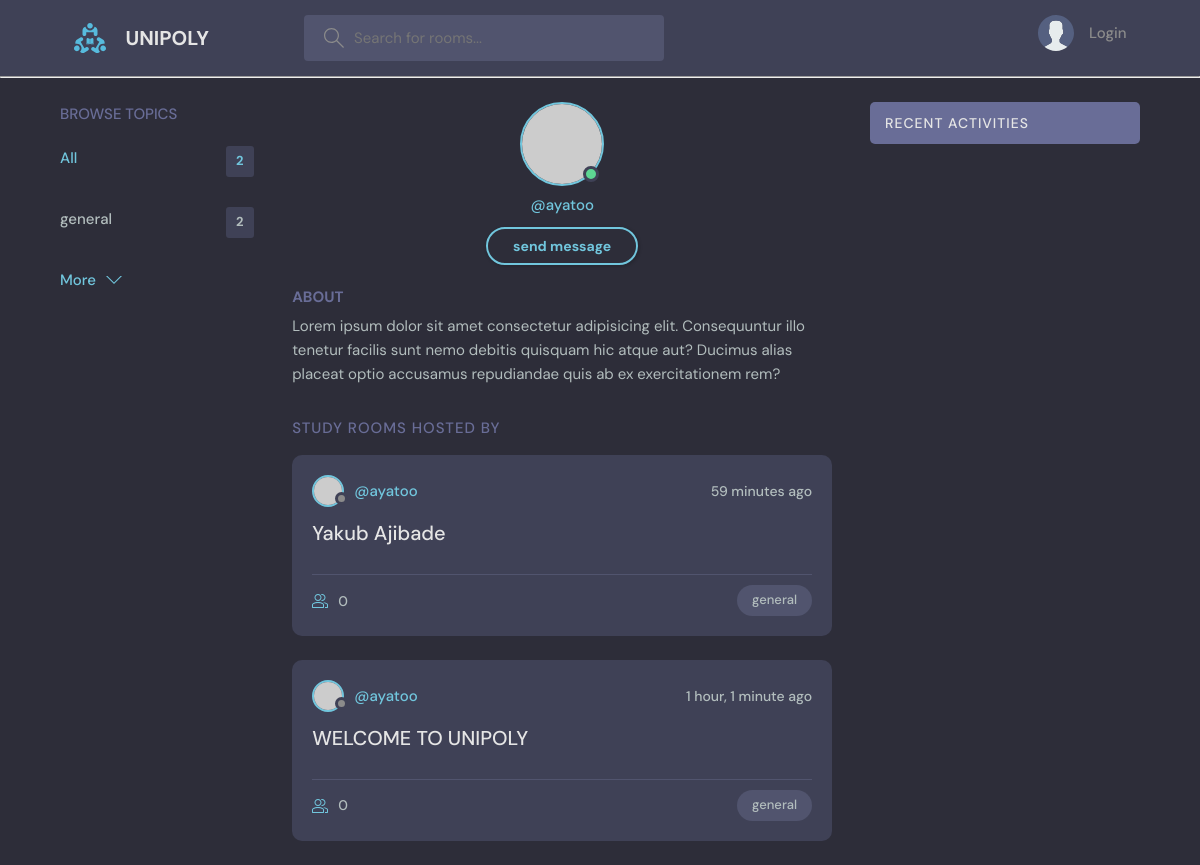
Screenshot of /user-profile/1/ with the database file from the repository.
### base/models.py (models this page shows, shortened)
class Topic(models.Model):
    name = models.CharField(max_length=200)
    def __str__(self):
        return self.name

class Room(models.Model):
    host = models.ForeignKey(User, on_delete=models.SET_NULL, null=True)
    participants = models.ManyToManyField(User, related_name='participants', blank=True)
    topic = models.ForeignKey(Topic, on_delete=models.SET_NULL, null=True)
    question = models.TextField(null=True, blank=True)
    answer = models.CharField(max_length=255, null=True, blank=True, default=' ')
    name = models.CharField(max_length=200)
    description = models.TextField(null=True, blank=True)
    updated = models.DateTimeField(auto_now=True)
    created = models.DateTimeField(auto_now_add=True)
    slug = models.SlugField(blank=True)
    class Meta:
        ordering = ["-updated", '-created']

### base/views.py (the view)
# urls.py: path('user-profile/<str:pk>/', views.userprofile, name = "userprofile"),
def userprofile(request, pk):
    user = User.objects.get(id=pk)
    rooms = user.room_set.all()
    room_messages = user.message_set.all()
    topics = Topic.objects.all()
    context = {"user": user, 'rooms': rooms, 'room_messages': room_messages, 'topics': topics}
    return render(request, "base/user_profile.html", context)

### base/templates/base/user_profile.html (shortened to what this page needs)
{% extends 'main.html' %}
{% block content %}
  <main class="profile-page layout layout--3">
    <div class="container">
        {% include "base/topics.html" %}
      <div class="roomList">
        <div class="profile">
          <div class="profile__avatar">
            <div class="avatar avatar--large active">
              <img src="https://randomuser.me/api/portraits/men/11.jpg" />
            </div>
          </div>
          <div class="profile__info">
            <p>@{{user.username}}</p>
            {% if request.user == user%}
            <a href="{% url 'edituser' user.id %}" class="btn btn--main btn--pill">Edit Profile</a>
            {% else %}
            <a href="#" class="btn btn--main btn--pill">send message</a>
            {% endif %}
          </div>
          <div class="profile__about">
            <h3>About</h3>
            <p>
              Lorem ipsum dolor sit amet consectetur adipisicing elit. Consequuntur illo tenetur
              facilis sunt nemo debitis quisquam hic atque aut? Ducimus alias placeat optio
              accusamus repudiandae quis ab ex exercitationem rem?
            </p>
          </div>
        </div>
        <div class="roomList__header">
          <div>
            <h2>Study Rooms Hosted by {{room.host}}</a>
            </h2>
          </div>
        </div>
        {% include "base/feed.html" %}
      </div>
        {% include "base/recent_activity.html" %}
    </div>
  </main>
{% endblock %}

### base/templates/base/topics.html
<div class="topics">
    <div class="topics__header">
      <h2>Browse Topics</h2>
    </div>
    <ul class="topics__list">
      <li>
        <a href="{% url 'home' %}" class="active">All <span>{{rooms.count}}</span></a>
      </li>
      {% for topic in topics%}
      <li>
        <a href="{% url 'home' %}?q={{topic.name}}">{{topic.name}} <span>{{topic.room_set.all.count}}</span></a>
      </li>
      {% endfor %}
    </ul>
    <a class="btn btn--link" href="{% url 'topics' %}">
      More
      <svg version="1.1" xmlns="http://www.w3.org/2000/svg" width="32" height="32" viewBox="0 0 32 32">
        <title>chevron-down</title>
        <path d="M16 21l-13-13h-3l16 16 16-16h-3l-13 13z"></path>
      </svg>
    </a>
  </div>

### base/templates/base/feed.html (shortened to what this page needs)
{% for room in rooms %}
<div class="roomListRoom">
    <div class="roomListRoom__header">
      <a href="{% url 'userprofile' room.host.id %}" class="roomListRoom__author">
        <div class="avatar avatar--small">
          <img src="https://randomuser.me/api/portraits/women/11.jpg" />
        </div>
        <span>@{{room.host.username}}</span>
      </a>
      <div class="roomListRoom__actions">
        <span>{{room.created|timesince}} ago</span>
      </div>
    </div>
    <div class="roomListRoom__content">
      <a href="{% url 'room' room.id %}">{{room.name}}</a>
    </div>
    <div class="roomListRoom__meta">
      <a href="{% url 'room' room.id %}" class="roomListRoom__joined">
        {{room.participants.all.count}}
      </a>
      <p class="roomListRoom__topic">{{room.topic}}</p>
    </div>
  </div>
  {% endfor %}

### rows the page displays
Topic: name "general", room_set.all.count "2"
Room: host.username "ayatoo", created "59 minutes", name "Yakub Ajibade", participants.all.count "0", topic "general"
Room: host.username "ayatoo", created "1 hour, 1 minute", name "WELCOME TO UNIPOLY", participants.all.count "0", topic "general"

### other values shown
{{ rooms.count }} "2"
{{ user.username }} "ayatoo"
